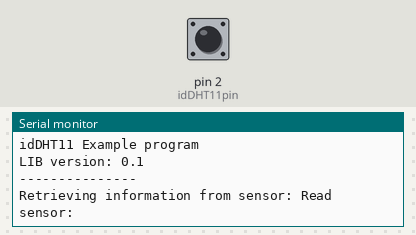
The sketch below on a simulated Arduino Uno, built with avr-gcc and run on an emulated ATmega328P. On the bench: the last lines printed to the serial monitor. The inputs (shaded band) are chosen by the test bench; at power-on: pin 2 (idDHT11pin) HIGH.

Above: at 1.2 s.
1.3 s: pin 2 (idDHT11pin) pulsed LOW 2 times (0.12 s each, 0.3 s apart)
At 2.5 s:
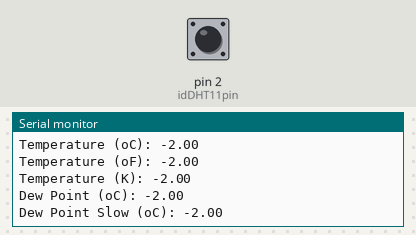
3.4 s: pin 2 (idDHT11pin) pulsed LOW 5 times (0.12 s each, 0.3 s apart)
At 3.92 s:
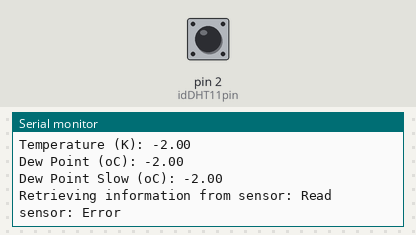

Measured:
- after the input at 1.3 s, the serial monitor: prints a new line after 0.30 s (image 1)
- after the input at 3.4 s, the serial monitor: prints a new line after 0.31 s (image 2)

The sketch:

sketch_may02a.ino
```cpp
/*
  Board            int.0   int.1   int.2   int.3   int.4   int.5
 Uno, Ethernet    2   3
 Mega2560   2   3   21    20    19    18
 Leonardo   3   2   0   1
 Due            (any pin, more info http://arduino.cc/en/Reference/AttachInterrupt)
 */

#include <idDHT11.h>

int idDHT11pin = 2; //Digital pin for comunications
int idDHT11intNumber = 0; //interrupt number (must be the one that use the previus defined pin (see table above)

//declaration
void dht11_wrapper(); // must be declared before the lib initialization

// Lib instantiate
idDHT11 DHT11(idDHT11pin,idDHT11intNumber,dht11_wrapper);

void setup()
{
  Serial.begin(9600);
  Serial.println("idDHT11 Example program");
  Serial.print("LIB version: ");
  Serial.println(IDDHT11LIB_VERSION);
  Serial.println("---------------");
}
// This wrapper is in charge of calling
// mus be defined like this for the lib work
void dht11_wrapper() {
  DHT11.isrCallback();
}
void loop()
{
  Serial.print("\nRetrieving information from sensor: ");
  Serial.print("Read sensor: ");
  //delay(100);
  DHT11.acquire();
  while (DHT11.acquiring())
    ;
  int result = DHT11.getStatus();
  switch (result)
  {
  case IDDHTLIB_OK:
    Serial.println("OK");
    break;
  case IDDHTLIB_ERROR_CHECKSUM:
    Serial.println("Error\n\r\tChecksum error");
    break;
  case IDDHTLIB_ERROR_ISR_TIMEOUT:
    Serial.println("Error\n\r\tISR Time out error");
    break;
  case IDDHTLIB_ERROR_RESPONSE_TIMEOUT:
    Serial.println("Error\n\r\tResponse time out error");
    break;
  case IDDHTLIB_ERROR_DATA_TIMEOUT:
    Serial.println("Error\n\r\tData time out error");
    break;
  case IDDHTLIB_ERROR_ACQUIRING:
    Serial.println("Error\n\r\tAcquiring");
    break;
  case IDDHTLIB_ERROR_DELTA:
    Serial.println("Error\n\r\tDelta time to small");
    break;
  case IDDHTLIB_ERROR_NOTSTARTED:
    Serial.println("Error\n\r\tNot started");
    break;
  default:
    Serial.println("Unknown error");
    break;
  }
  Serial.print("Humidity (%): ");
  Serial.println(DHT11.getHumidity(), 2);

  Serial.print("Temperature (oC): ");
  Serial.println(DHT11.getCelsius(), 2);

  Serial.print("Temperature (oF): ");
  Serial.println(DHT11.getFahrenheit(), 2);

  Serial.print("Temperature (K): ");
  Serial.println(DHT11.getKelvin(), 2);

  Serial.print("Dew Point (oC): ");
  Serial.println(DHT11.getDewPoint());

  Serial.print("Dew Point Slow (oC): ");
  Serial.println(DHT11.getDewPointSlow());

  delay(2000);
}
```
